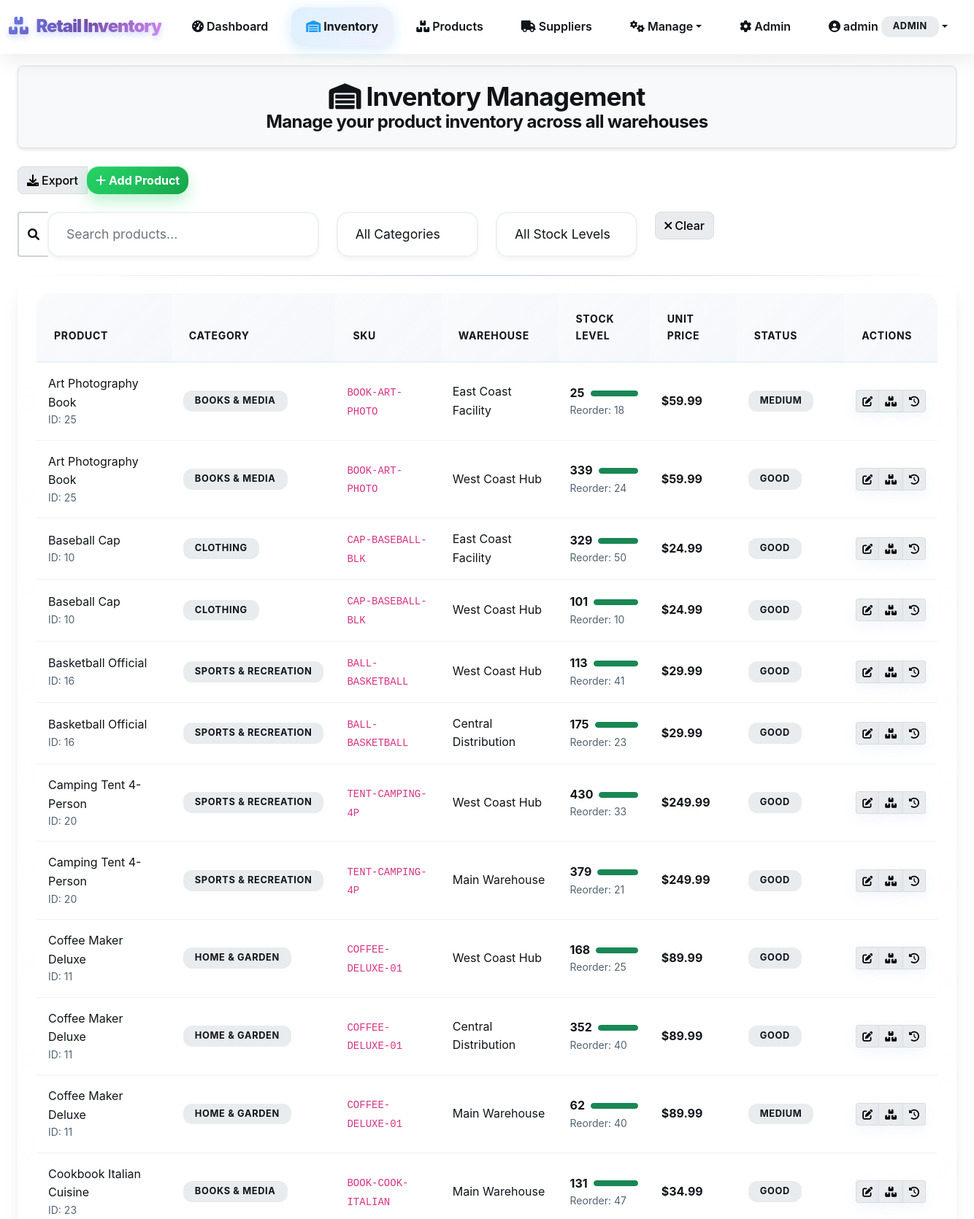
The page /inventory (signed in, upper part) on the database its author committed.
### tables this page shows
CREATE TABLE inventory (
                id INTEGER PRIMARY KEY AUTOINCREMENT,
                product_id INTEGER NOT NULL,
                warehouse_id INTEGER NOT NULL,
                quantity INTEGER NOT NULL DEFAULT 0,
                reserved_quantity INTEGER NOT NULL DEFAULT 0,
                reorder_level INTEGER NOT NULL DEFAULT 10,
                max_stock_level INTEGER NOT NULL DEFAULT 1000,
                last_updated TIMESTAMP DEFAULT CURRENT_TIMESTAMP,
                FOREIGN KEY (product_id) REFERENCES products(id),
                FOREIGN KEY (warehouse_id) REFERENCES warehouses(id),
                UNIQUE(product_id, warehouse_id)
            );

CREATE TABLE products (
                id INTEGER PRIMARY KEY AUTOINCREMENT,
                name VARCHAR(100) NOT NULL,
                category VARCHAR(50) NOT NULL,
                sku VARCHAR(50) UNIQUE NOT NULL,
                barcode VARCHAR(100),
                description TEXT,
                unit_price DECIMAL(10,2) NOT NULL,
                cost_price DECIMAL(10,2),
                supplier_id INTEGER,
                created_at TIMESTAMP DEFAULT CURRENT_TIMESTAMP,
                updated_at TIMESTAMP DEFAULT CURRENT_TIMESTAMP, reorder_level INTEGER DEFAULT 10,
                FOREIGN KEY (supplier_id) REFERENCES suppliers(id)
            );

CREATE TABLE warehouses (
                id INTEGER PRIMARY KEY AUTOINCREMENT,
                name VARCHAR(100) NOT NULL,
                location VARCHAR(200) NOT NULL,
                capacity INTEGER,
                manager_id INTEGER,
                created_at TIMESTAMP DEFAULT CURRENT_TIMESTAMP,
                FOREIGN KEY (manager_id) REFERENCES users(id)
            );

### app.py (the view)
@app.route('/inventory')
def inventory():
    if 'user_id' not in session:
        return redirect(url_for('login'))
    conn = sqlite3.connect(DATABASE_PATH)
    cursor = conn.cursor()
    cursor.execute('''
        SELECT p.id, p.name, p.category, p.sku, i.quantity, i.reorder_level,
               w.name as warehouse_name, p.unit_price
        FROM inventory i
        JOIN products p ON i.product_id = p.id
        JOIN warehouses w ON i.warehouse_id = w.id
        ORDER BY p.name
    ''')
    inventory_data = cursor.fetchall()
    conn.close()
    return render_template('inventory.html', inventory_data=inventory_data)

### templates/inventory.html (shortened to what this page needs)
{% extends "base.html" %}
{% block content %}
<div class="container-fluid">
    <div class="title-bar">
        <h1><i class="fas fa-warehouse me-2"></i>Inventory Management</h1>
        <h4>Manage your product inventory across all warehouses</h4>
    </div>
    <div class="row mb-4">
        <div class="col-12">
            <div class="btn-group" role="group">
                <button type="button" class="btn btn-outline-success" onclick="exportInventory()">
                    <i class="fas fa-download me-1"></i>Export
                </button>
                <button type="button" class="btn btn-success" data-bs-toggle="modal" data-bs-target="#addProductModal">
                    <i class="fas fa-plus me-1"></i>Add Product
                </button>
            </div>
        </div>
    </div>
    <div class="row mb-4">
        <div class="col-md-4">
            <div class="input-group">
                <span class="input-group-text"><i class="fas fa-search"></i></span>
                <input type="text" class="form-control" placeholder="Search products..." id="searchInput">
            </div>
        </div>
        <div class="col-md-2">
            <select class="form-select" id="categoryFilter">
                <option value="">All Categories</option>
            </select>
        </div>
        <div class="col-md-2">
            <select class="form-select" id="stockFilter">
                <option value="">All Stock Levels</option>
            </select>
        </div>
        <div class="col-md-2">
            <button type="button" class="btn btn-outline-secondary" onclick="clearFilters()">
                <i class="fas fa-times me-1"></i>Clear
            </button>
        </div>
    </div>
    <div class="card border-0 shadow-sm">
        <div class="card-body">
            <div class="table-responsive">
                <table class="table table-hover" id="inventoryTable">
                    <thead class="table-light">
                        <tr>
                            <th>Product</th>
                            <th>Category</th>
                            <th>SKU</th>
                            <th>Warehouse</th>
                            <th>Stock Level</th>
                            <th>Unit Price</th>
                            <th>Status</th>
                            <th>Actions</th>
                        </tr>
                    </thead>
                    <tbody>
                        {% for item in inventory_data %}
                        <tr data-category="{{ item[2] }}" data-stock="{{ item[4] }}" data-reorder="{{ item[5] }}">
                            <td>
                                <div class="fw-semibold">{{ item[1] }}</div>
                                <div class="small text-muted">ID: {{ item[0] }}</div>
                            </td>
                            <td>
                                <span class="badge bg-secondary">{{ item[2] }}</span>
                            </td>
                            <td>
                                <code>{{ item[3] }}</code>
                            </td>
                            <td>{{ item[6] }}</td>
                            <td>
                                <div class="d-flex align-items-center">
                                    <span class="me-2 fw-bold">{{ item[4] }}</span>
                                    <div class="progress flex-grow-1" style="height: 8px; max-width: 100px;">
                                        {% set stock_percentage = (item[4] / item[5] * 100) if item[5] > 0 else 0 %}
                                        <div class="progress-bar
                                            {% if stock_percentage <= 50 %}bg-danger
                                            {% elif stock_percentage <= 100 %}bg-warning
                                            {% else %}bg-success{% endif %}"
                                             style="width: {{ stock_percentage }}%"></div>
                                    </div>
                                </div>
                                <div class="small text-muted">Reorder: {{ item[5] }}</div>
                            </td>
                            <td>
                                <div class="fw-bold">${{ "%.2f"|format(item[7]) }}</div>
                            </td>
                            <td>
                                {% if item[4] <= item[5] %}
                                    <span class="badge bg-danger">Low Stock</span>
                                {% elif item[4] <= item[5] * 2 %}
                                    <span class="badge bg-warning">Medium</span>
                                {% else %}
                                    <span class="badge bg-success">Good</span>
                                {% endif %}
                            </td>
                            <td>
                                <div class="btn-group btn-group-sm" role="group">
                                    <button type="button" class="btn btn-outline-primary"
                                            onclick="editProduct({{ item[0] }})"
                                            title="Edit Product">
                                        <i class="fas fa-edit"></i>
                                    </button>
                                    <button type="button" class="btn btn-outline-success"
                                            onclick="updateStock({{ item[0] }})"
                                            title="Update Stock">
                                        <i class="fas fa-boxes"></i>
                                    </button>
                                    <button type="button" class="btn btn-outline-info"
                                            onclick="viewHistory({{ item[0] }})"
                                            title="View History">
                                        <i class="fas fa-history"></i>
                                    </button>
                                </div>
                            </td>
                        </tr>
                        {% endfor %}
                    </tbody>
                </table>
            </div>
        </div>
    </div>
</div>
{% endblock %}

### rows shown on the page
inventory: name "Art Photography Book", item "25", category "BOOKS & MEDIA", sku "BOOK-ART-PHOTO", name "East Coast Facility", quantity "25", {{ stock_percentage }} 138.88888888888889 (drawn), reorder_level "18", shows "MEDIUM"
products: unit_price "59.99"
inventory: name "Art Photography Book", item "25", category "BOOKS & MEDIA", sku "BOOK-ART-PHOTO", name "West Coast Hub", quantity "339", {{ stock_percentage }} 1412.5 (drawn), reorder_level "24", shows "GOOD"
inventory: name "Baseball Cap", item "10", category "CLOTHING", sku "CAP-BASEBALL-BLK", name "East Coast Facility", quantity "329", {{ stock_percentage }} 658.0 (drawn), reorder_level "50", shows "GOOD"
products: unit_price "24.99"
inventory: name "Baseball Cap", item "10", category "CLOTHING", sku "CAP-BASEBALL-BLK", name "West Coast Hub", quantity "101", {{ stock_percentage }} 1010.0 (drawn), reorder_level "10", shows "GOOD"
inventory: name "Basketball Official", item "16", category "SPORTS & RECREATION", sku "BALL-BASKETBALL", name "West Coast Hub", quantity "113", {{ stock_percentage }} 275.60975609756093 (drawn), reorder_level "41", shows "GOOD"
products: unit_price "29.99"
inventory: name "Basketball Official", item "16", category "SPORTS & RECREATION", sku "BALL-BASKETBALL", name "Central Distribution", quantity "175", {{ stock_percentage }} 760.8695652173913 (drawn), reorder_level "23", shows "GOOD"
inventory: name "Camping Tent 4-Person", item "20", category "SPORTS & RECREATION", sku "TENT-CAMPING-4P", name "West Coast Hub", quantity "430", {{ stock_percentage }} 1303.030303030303 (drawn), reorder_level "33", shows "GOOD"
products: unit_price "249.99"
inventory: name "Camping Tent 4-Person", item "20", category "SPORTS & RECREATION", sku "TENT-CAMPING-4P", name "Main Warehouse", quantity "379", {{ stock_percentage }} 1804.7619047619048 (drawn), reorder_level "21", shows "GOOD"
inventory: name "Coffee Maker Deluxe", item "11", category "HOME & GARDEN", sku "COFFEE-DELUXE-01", name "West Coast Hub", quantity "168", {{ stock_percentage }} 672.0 (drawn), reorder_level "25", shows "GOOD"
products: unit_price "89.99"
inventory: name "Coffee Maker Deluxe", item "11", category "HOME & GARDEN", sku "COFFEE-DELUXE-01", name "Central Distribution", quantity "352", {{ stock_percentage }} 880.0000000000001 (drawn), reorder_level "40", shows "GOOD"
inventory: name "Coffee Maker Deluxe", item "11", category "HOME & GARDEN", sku "COFFEE-DELUXE-01", name "Main Warehouse", quantity "62", {{ stock_percentage }} 155.0 (drawn), reorder_level "40", shows "MEDIUM"
inventory: name "Cookbook Italian Cuisine", item "23", category "BOOKS & MEDIA", sku "BOOK-COOK-ITALIAN", name "Main Warehouse", quantity "131", {{ stock_percentage }} 278.72340425531917 (drawn), reorder_level "47", shows "GOOD"
products: unit_price "34.99"

### other values the page prints
{{ session.username }} "admin"
{{ session.role.title() }} "ADMIN"
